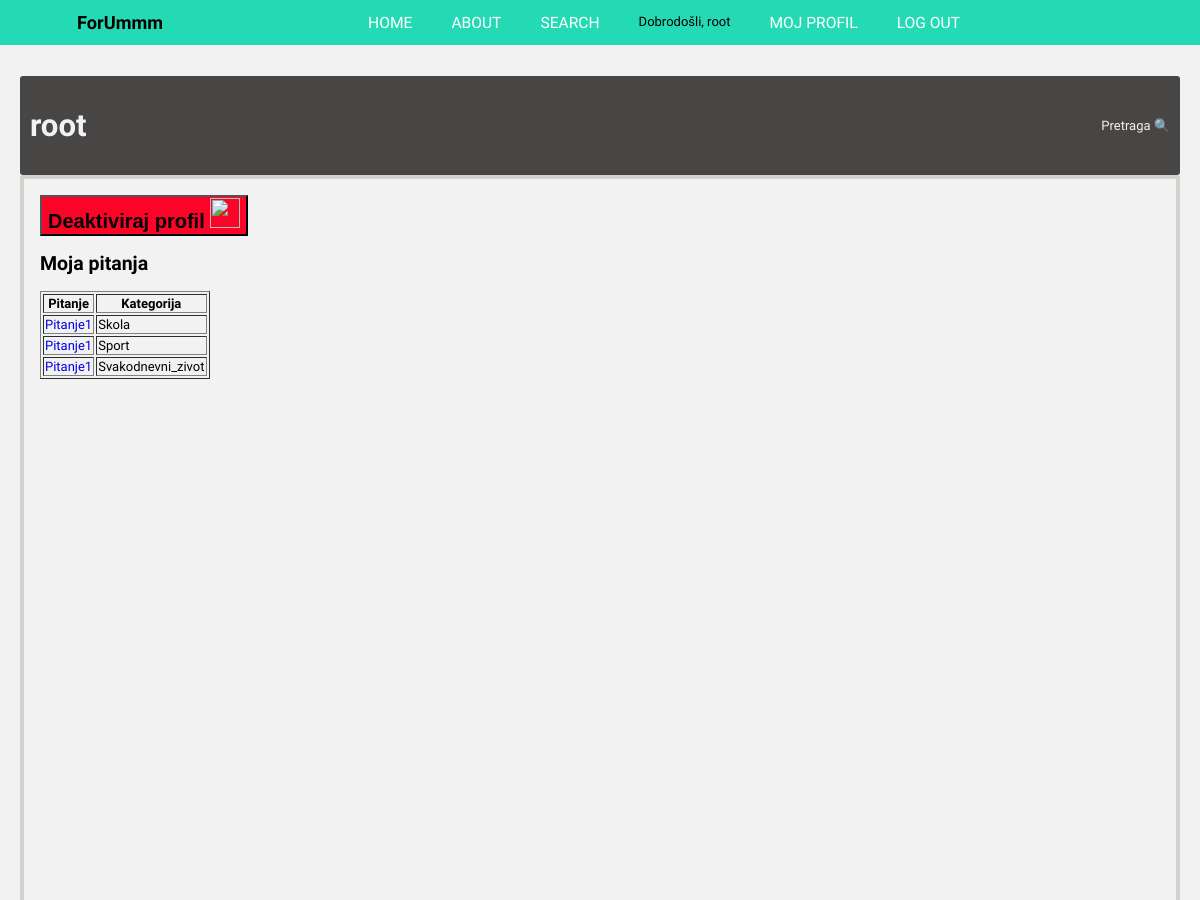
Page /account.php (signed in, upper part) on the earlier database version.
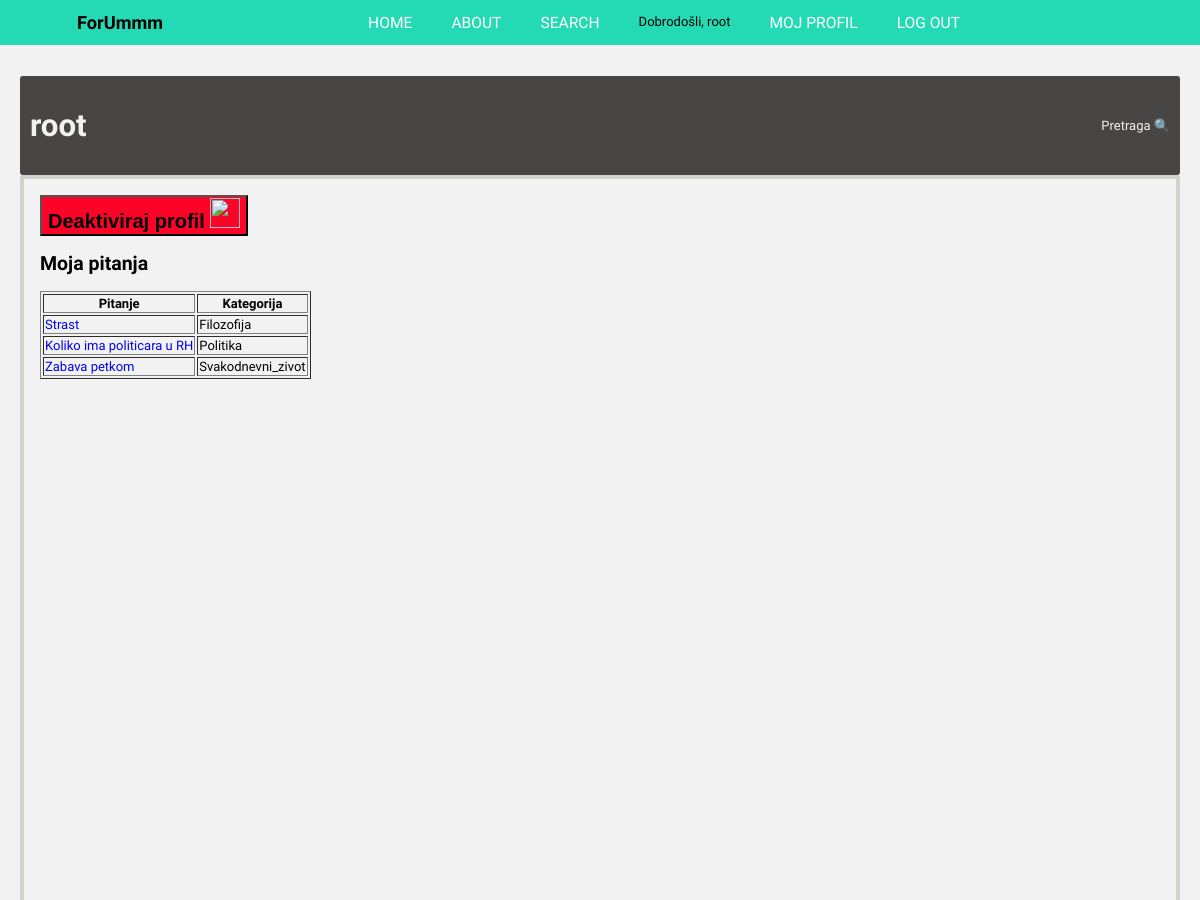
Same page on the later database version.
### tables this page shows
CREATE TABLE `skola` (
  `id` int(11) NOT NULL,
  `postId` tinyint(4) DEFAULT NULL,
  `naslov` text DEFAULT NULL,
  `post` text DEFAULT NULL,
  `date_time` datetime DEFAULT current_timestamp(),
  `username` varchar(30) DEFAULT NULL,
  `komentar` tinyint(4) DEFAULT NULL
);

CREATE TABLE `sport` (
  `id` int(11) NOT NULL,
  `postId` tinyint(4) DEFAULT NULL,
  `naslov` text DEFAULT NULL,
  `post` text DEFAULT NULL,
  `date_time` datetime DEFAULT current_timestamp(),
  `username` varchar(30) DEFAULT NULL,
  `komentar` tinyint(4) DEFAULT NULL
);

CREATE TABLE `svakodnevni_zivot` (
  `id` int(11) NOT NULL,
  `postId` tinyint(4) DEFAULT NULL,
  `naslov` text DEFAULT NULL,
  `post` text DEFAULT NULL,
  `date_time` datetime DEFAULT current_timestamp(),
  `username` varchar(30) DEFAULT NULL,
  `komentar` tinyint(4) DEFAULT NULL
);

CREATE TABLE `filozofija` (
  `id` int(4) NOT NULL,
  `postId` int(4) DEFAULT NULL,
  `naslov` varchar(30) DEFAULT NULL,
  `post` varchar(300) DEFAULT NULL,
  `date_time` datetime DEFAULT current_timestamp(),
  `username` varchar(20) DEFAULT NULL,
  `komentar` varchar(300) DEFAULT NULL
);

CREATE TABLE `politika` (
  `id` int(11) NOT NULL,
  `postId` tinyint(4) DEFAULT NULL,
  `naslov` text DEFAULT NULL,
  `post` text DEFAULT NULL,
  `date_time` datetime DEFAULT current_timestamp(),
  `username` varchar(30) DEFAULT NULL,
  `komentar` tinyint(4) DEFAULT NULL
);

### account.php (the view, shortened to what this page needs)
<!DOCTYPE html>
<html lang="en" dir="ltr">
<head>
    <link rel="stylesheet" type="text/css" href="./assets/css/header.css">
    <link rel="stylesheet" href="./assets/css/styles.css">
</head>
<body>
<header>
     <a href="index.php" style="color:black;">   <h1 class="logo">ForUmmm</h1> </a>
     <nav>
          <ul>
               <li><a href="index.php">Home</a></li>
               <li><a href="about.php">About</a></li>
               <li><a href="search.php">Search</a></li>
               <?php
               if(!isset($_SESSION["loggedin"]) || $_SESSION["loggedin"] !== true){
                 echo "<li><a href='signup.php'>Sign Up</a></li>
                 <li><a href='login.php'>Log In</a></li>";
               }else {
                 $username = $_SESSION["username"];
                 echo "<li>Dobrodošli, ".$username;
                 echo "<li><a href='account.php'>Moj Profil</a> ";
                 echo "<li><a href='logout.php'>Log Out</a></li>";
               }
                ?>
          </ul>
     </nav>
</header>
    <div class="forum">
         <div class="f_middle">
              <div class="content_header">
                  <div class="current_page">
                       <a  href="#"><h1><?php echo $_SESSION['username']; ?></h1></a>
                  </div>
                  <div class="search">
                       <a  href="#">Pretraga 🔍</a>
                  </div>
             </div>
              <div class="f_content">
                   <div class="main_content">
                     <div>
                       <form  action="includes/deaktiviraj.inc.php" method="post">
                         <button type="submit" name="deaktiviraj" style="font-size:20px;color:black;background-color:#fc0328"> <b> Deaktiviraj profil </b> <img src='assets/images/deakt.png' height="30" width="30"> </button>
                       </form>
                     </div>
                         <h2>Moja pitanja</h2>
                       <?php
                       require 'includes/dbconnect.inc.php';
                       $kategorije = array("automobili","filozofija","hrana_i_recepti","humor","kupnja","politika","prijedlozi_pohvale_kritike","prodaja","religija","skola","sport","svakodnevni_zivot");
                       echo "<table border='1'> <tr> <th>Pitanje </th> <th>Kategorija </th> </tr>";
                       $username = $_SESSION['username'];
                       for($i=0;$i<count($kategorije);$i++){
                          $query =mysqli_query($conn,"SELECT * FROM $kategorije[$i] WHERE username = '$username' AND komentar IS NULL");
                          if(mysqli_num_rows($query) > 0){
                            while($row = mysqli_fetch_array($query)){
                              echo "<tr> <td>";
                              echo "<a href='pitanje.php?category=".$kategorije[$i]."&id=".$row['id']."'>".$row['naslov']."</a></td>";
                              $ime = ucfirst($kategorije[$i]);
                              echo "<td>".$ime."</td>";
                              echo " </tr>";
                          }
                          }
                       }
                        echo "</table>";
                       ?>
                  </div>
                  <div class="side_menu">
                  </div>
             </div>
         </div>
    </div>
</body>
</html>

Differences in the rows shown:
removed skola: naslov "Pitanje1", ime "Skola"
removed sport: naslov "Pitanje1", ime "Sport"
removed svakodnevni_zivot: naslov "Pitanje1", ime "Svakodnevni_zivot"
added filozofija: naslov "Strast", ime "Filozofija"
added politika: naslov "Koliko ima politicara u RH", ime "Politika"
added svakodnevni_zivot: naslov "Zabava petkom", ime "Svakodnevni_zivot"
